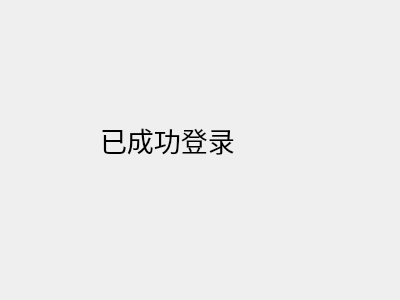
<?xml version="1.0" encoding="UTF-8"?>
<ui version="4.0">
 <class>Dialog</class>
 <widget class="QDialog" name="Dialog">
  <property name="geometry">
   <rect>
    <x>0</x>
    <y>0</y>
    <width>400</width>
    <height>300</height>
   </rect>
  </property>
  <property name="windowTitle">
   <string>Dialog</string>
  </property>
  <widget class="QLabel" name="label">
   <property name="geometry">
    <rect>
     <x>100</x>
     <y>100</y>
     <width>201</width>
     <height>81</height>
    </rect>
   </property>
   <property name="text">
    <string>&lt;html&gt;&lt;head/&gt;&lt;body&gt;&lt;p&gt;&lt;span style=&quot; font-size:20pt;&quot;&gt;已成功登录&lt;/span&gt;&lt;/p&gt;&lt;/body&gt;&lt;/html&gt;</string>
   </property>
  </widget>
 </widget>
 <layoutdefault spacing="6" margin="11"/>
 <resources/>
 <connections/>
</ui>
